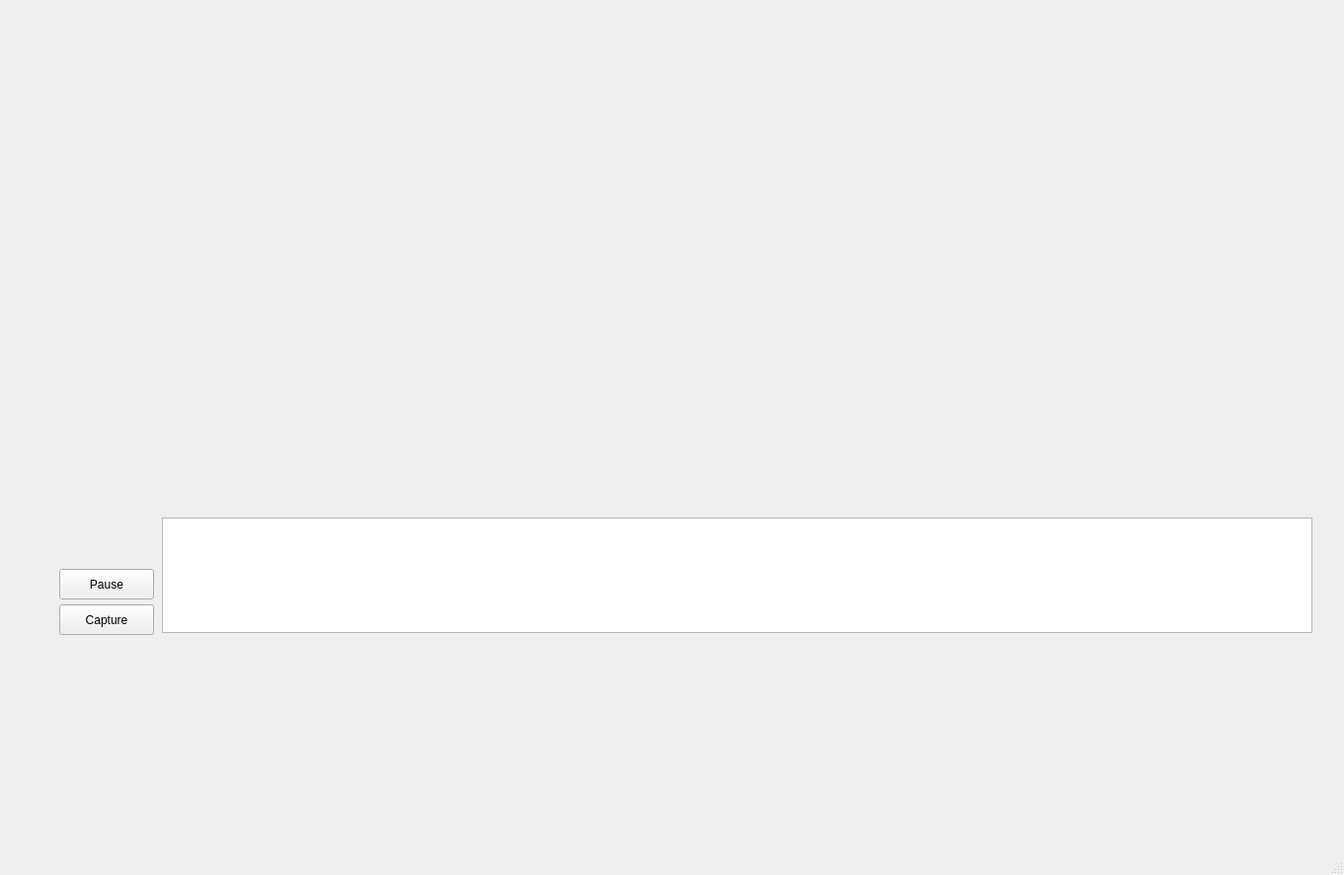
<?xml version="1.0" encoding="UTF-8"?>
<ui version="4.0">
 <class>MainWindow</class>
 <widget class="QMainWindow" name="MainWindow">
  <property name="geometry">
   <rect>
    <x>0</x>
    <y>0</y>
    <width>1361</width>
    <height>886</height>
   </rect>
  </property>
  <property name="windowTitle">
   <string>MainWindow</string>
  </property>
  <widget class="QWidget" name="centralwidget">
   <widget class="QLabel" name="left">
    <property name="geometry">
     <rect>
      <x>40</x>
      <y>28</y>
      <width>640</width>
      <height>480</height>
     </rect>
    </property>
    <property name="autoFillBackground">
     <bool>true</bool>
    </property>
    <property name="text">
     <string/>
    </property>
   </widget>
   <widget class="QLabel" name="right">
    <property name="geometry">
     <rect>
      <x>692</x>
      <y>24</y>
      <width>640</width>
      <height>480</height>
     </rect>
    </property>
    <property name="autoFillBackground">
     <bool>true</bool>
    </property>
    <property name="text">
     <string/>
    </property>
   </widget>
   <widget class="QPushButton" name="btnPauseResume">
    <property name="geometry">
     <rect>
      <x>60</x>
      <y>576</y>
      <width>96</width>
      <height>31</height>
     </rect>
    </property>
    <property name="text">
     <string>Pause</string>
    </property>
   </widget>
   <widget class="QPlainTextEdit" name="output">
    <property name="geometry">
     <rect>
      <x>164</x>
      <y>524</y>
      <width>1165</width>
      <height>117</height>
     </rect>
    </property>
    <property name="readOnly">
     <bool>true</bool>
    </property>
   </widget>
   <widget class="QPushButton" name="btnCapture">
    <property name="geometry">
     <rect>
      <x>60</x>
      <y>612</y>
      <width>96</width>
      <height>31</height>
     </rect>
    </property>
    <property name="text">
     <string>Capture</string>
    </property>
   </widget>
  </widget>
  <widget class="QMenuBar" name="menubar">
   <property name="geometry">
    <rect>
     <x>0</x>
     <y>0</y>
     <width>1361</width>
     <height>27</height>
    </rect>
   </property>
  </widget>
  <widget class="QStatusBar" name="statusbar"/>
 </widget>
 <resources/>
 <connections/>
</ui>
